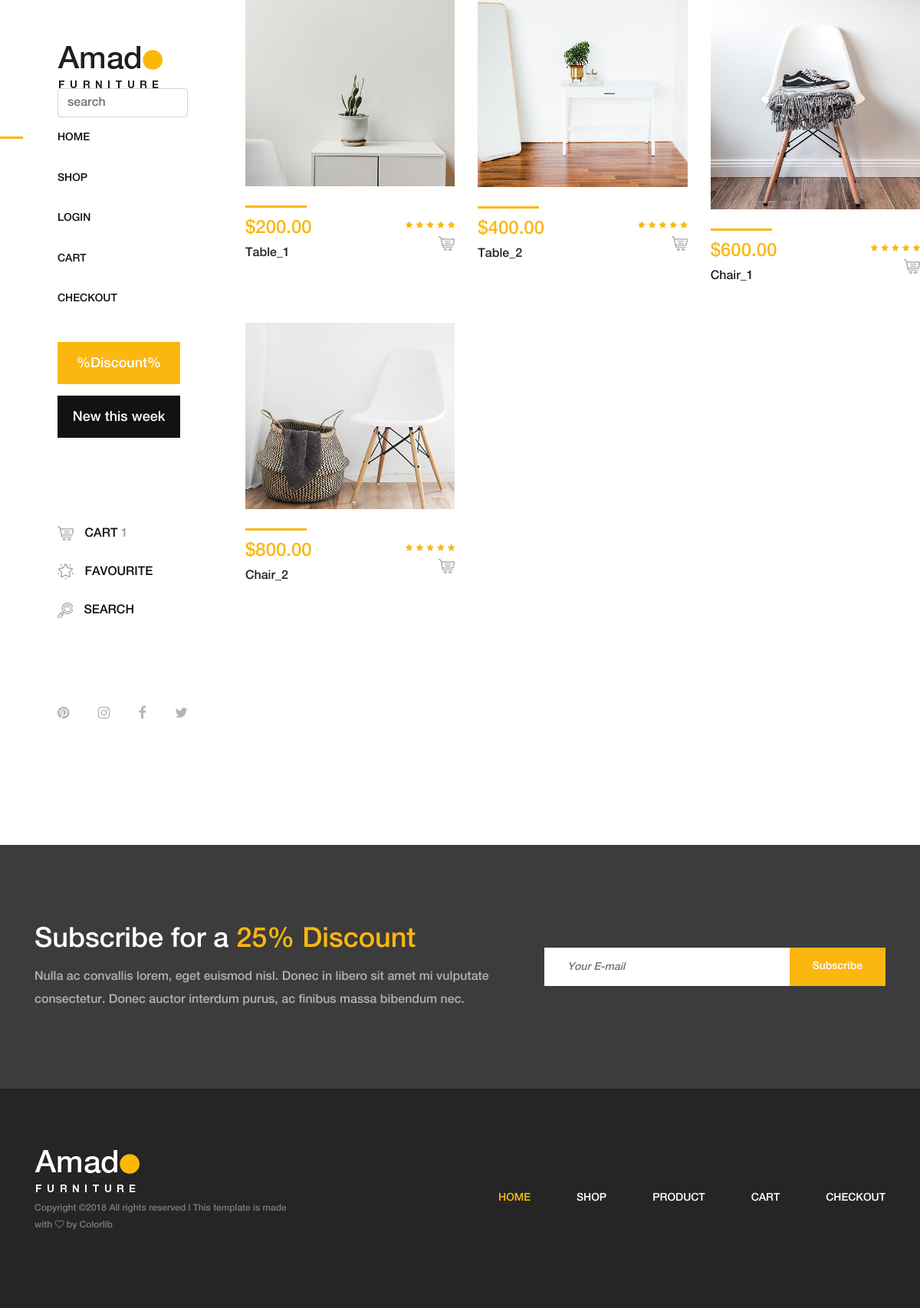
The page / on the database its author committed.
### amadoapp/models.py (models this page shows, shortened)
class Product(models.Model):
    category=models.ForeignKey(Categories)
    name=models.CharField(max_length=100)
    slug=models.SlugField(max_length=100,null='True')
    description=models.TextField(blank=True)
    pic=models.FileField(upload_to = 'pic',null=True)
    price=models.DecimalField(max_digits=10,decimal_places=2)

### amadoapp/views.py (the view)
# urls.py: url(r'^$',index,name='index'),
def index(request):
    category=Categories.objects.all()
    return render(request,'index.html',{'cat':category})

### amadoapp/context_processor.py (called while the page is built)
def cart_items(request):
    items = Cart.objects.all()
    """
    q=[]
    for i in items:
        q.append(i.quantity)
        print(q)
    """
    return {'total_items':len(items)}

### amadoapp/templates/index.html (shortened to what this page needs)
<!DOCTYPE html>
<html lang="en">
<head>
    <link rel="stylesheet" href="/static/css/core-style.css">
    <link rel="stylesheet" href="/static/style.css">
     <link rel="stylesheet" href="/static/css/core-style.css">
    <link rel="stylesheet" href="/static/style.css">
</head>
<body>
    <div class="main-content-wrapper d-flex clearfix">
        <header class="header-area clearfix">
            <div class="logo">
                <a href="index.html"><img src="/static/img/core-img/logo.png" alt=""></a>
                        <form action="/search/" method="POST">{% csrf_token %}
                            <input type="text" class="form-control" name="search"
                            placeholder="search">
                        </form>
            <nav class="amado-nav">
                <ul>
                    <li class="active"><a href="/static/index.html">Home</a></li>
                    <li><a href="{% url 'shop' %}">Shop</a></li>
                    <li><a href="{% url 'login1' %}">Login</a></li>
                    <li><a href="{% url 'cart' %}">Cart</a></li>
                    <li><a href="{% url 'checkout' %}">Checkout</a></li>
                </ul>
            </nav>
            <div class="amado-btn-group mt-30 mb-100">
                <a href="#" class="btn amado-btn mb-15">%Discount%</a>
                <a href="#" class="btn amado-btn active">New this week</a>
            </div>
            <div class="cart-fav-search mb-100">
                <a href="cart.html" class="cart-nav"><img src="/static/img/core-img/cart.png" alt=""> Cart <span>{{total_items}}</span></a>
                <a href="#" class="fav-nav"><img src="/static/img/core-img/favorites.png" alt=""> Favourite</a>
                <a href="#" class="search-nav"><img src="/static/img/core-img/search.png" alt=""> Search</a>
            </div>
            <div class="social-info d-flex justify-content-between">
                <a href="#"><i class="fa fa-pinterest" aria-hidden="true"></i></a>
                <a href="#"><i class="fa fa-instagram" aria-hidden="true"></i></a>
                <a href="#"><i class="fa fa-facebook" aria-hidden="true"></i></a>
                <a href="#"><i class="fa fa-twitter" aria-hidden="true"></i></a>
            </div>
        </header>
        <div class="products-catagories-area clearfix">
            <div class="amado-pro-catagory clearfix">
                <div class="row">
              {% for c in cat %}
                {% for p in c.product_set.all  %}
                    <div class="col-12 col-sm-6 col-md-12 col-xl-4">
                        <div class="single-product-wrapper">
                            <div class="product-img">
                                <a href="{% url 'detail' p.id %}">
                                <img src="{{p.pic.url}}" alt="">
                                </a>
                            </div>
                            <div class="product-description d-flex align-items-center justify-content-between">
                                <div class="product-meta-data">
                                    <div class="line"></div>
                                    <p class="product-price">${{p.price}}</p>
                                    <a href="{% url 'checkout' %}">
                                        <h6>{{p.name}}</h6>
                                    </a>
                                </div>
                                <div class="ratings-cart text-right">
                                    <div class="ratings">
                                        <i class="fa fa-star" aria-hidden="true"></i>
                                        <i class="fa fa-star" aria-hidden="true"></i>
                                        <i class="fa fa-star" aria-hidden="true"></i>
                                        <i class="fa fa-star" aria-hidden="true"></i>
                                        <i class="fa fa-star" aria-hidden="true"></i>
                                    </div>
                                    <div class="cart">
                                        <a href="cart.html" data-toggle="tooltip" data-placement="left" title="Add to Cart"><img src="/static/img/core-img/cart.png" alt=""></a>
                                    </div>
                                </div>
                            </div>
                        </div>
                    </div>
                {% endfor %}
                {% endfor %}
            </div>
        </div>
        </div>
    </div>
    <section class="newsletter-area section-padding-100-0">
        <div class="container">
            <div class="row align-items-center">
                <div class="col-12 col-lg-6 col-xl-7">
                    <div class="newsletter-text mb-100">
                        <h2>Subscribe for a <span>25% Discount</span></h2>
                        <p>Nulla ac convallis lorem, eget euismod nisl. Donec in libero sit amet mi vulputate consectetur. Donec auctor interdum purus, ac finibus massa bibendum nec.</p>
                    </div>
                </div>
                <div class="col-12 col-lg-6 col-xl-5">
                    <div class="newsletter-form mb-100">
                        <form action="#" method="post">
                            <input type="email" name="email" class="nl-email" placeholder="Your E-mail">
                            <input type="submit" value="Subscribe">
                        </form>
                    </div>
                </div>
            </div>
        </div>
    </section>
    <footer class="footer_area clearfix">
        <div class="container">
            <div class="row align-items-center">
                <div class="col-12 col-lg-4">
                    <div class="single_widget_area">
                        <div class="footer-logo mr-50">
                            <a href="index.html"><img src="/static/simg/core-img/logo2.png" alt=""></a>
                        </div>
                        <p class="copywrite">
Copyright &copy;<script>document.write(new Date().getFullYear());</script> All rights reserved | This template is made with <i class="fa fa-heart-o" aria-hidden="true"></i> by <a href="https://colorlib.com" target="_blank">Colorlib</a>
</p>
                    </div>
                </div>
                <div class="col-12 col-lg-8">
                    <div class="single_widget_area">
                        <div class="footer_menu">
                            <nav class="navbar navbar-expand-lg justify-content-end">
                                <div class="collapse navbar-collapse" id="footerNavContent">
                                    <ul class="navbar-nav ml-auto">
                                        <li class="nav-item active">
                                            <a class="nav-link" href="index.html">Home</a>
                                        </li>
                                        <li class="nav-item">
                                            <a class="nav-link" href="shop.html">Shop</a>
                                        </li>
                                        <li class="nav-item">
                                            <a class="nav-link" href="product-details.html">Product</a>
                                        </li>
                                        <li class="nav-item">
                                            <a class="nav-link" href="cart.html">Cart</a>
                                        </li>
                                        <li class="nav-item">
                                            <a class="nav-link" href="checkout.html">Checkout</a>
                                        </li>
                                    </ul>
                                </div>
                            </nav>
                        </div>
                    </div>
                </div>
            </div>
        </div>
    </footer>
</body>
</html>

### rows shown on the page
Product: pic (picture), price "200.00", name "Table_1"
Product: pic (picture), price "400.00", name "Table_2"
Product: pic (picture), price "600.00", name "Chair_1"
Product: pic (picture), price "800.00", name "Chair_2"

### other values the page prints
{{ total_items }} "1"
